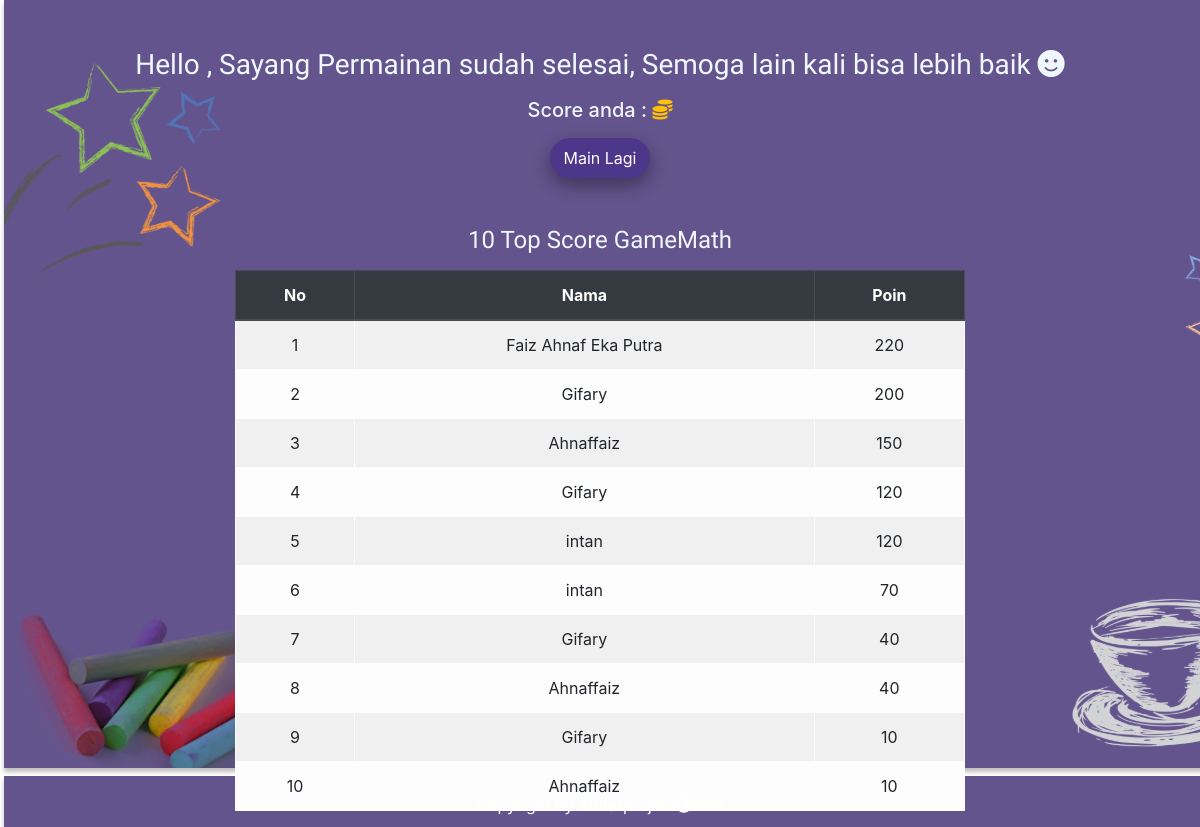
Screenshot of /gameover.php with the database file from the repository.
### tables this page shows
CREATE TABLE `tb_users` (
  `id` int(50) NOT NULL,
  `name` varchar(100) NOT NULL,
  `email` varchar(50) NOT NULL,
  `point` int(100) NOT NULL
);

### gameover.php (the view, shortened to what this page needs)
<?php include 'header.php' ?>
<div class="container my-5 text-center">
    <div class="row">
        <div class="col-12"><h3>Hello <?= $_SESSION["name"] ?>, Sayang Permainan sudah selesai, Semoga lain kali bisa lebih baik <i class="fas fa-smile"></i></h3> </div>
    </div>
    <div class="row mt-2">
        <div class="col-12">
            <h5>Score anda : <i class="fas fa-coins text-warning"> <?= $_SESSION["poin"] ?> </i></h5>
        </div>
    </div>
    <div class="row mt-2">
        <div class="col-12">
            <a href="index.php" class="btn btn-primary">Main Lagi</a>
        </div>
    </div>
    <div class="row mt-5 text-center">
        <div class="col">
            <h4>10 Top Score GameMath</h4>
        </div>
    </div>
    <div class="row text-center mt-2 d-flex justify-content-center">
        <div class="col-8 text-center">
            <table class="table table-bordered table-striped table-light">
                <thead class="thead-dark">
                    <tr>
                        <th scope="col">No</th>
                        <th scope="col">Nama</th>
                        <th scope="col">Poin</th>
                    </tr>
                </thead>
                <tbody>
                    <?php
                        include_once("config.php");
                        $sql_query = "SELECT * FROM `tb_users` ORDER BY `point` DESC LIMIT 10";
                        $sql = mysqli_query($koneksi, $sql_query);
                        while($row = mysqli_fetch_array($sql)) {
                            $no++;
                            echo "
                            <tr>
                                <td>".$no."</td>
                                <td>".$row['name']."</td>
                                <td>".$row['point']."</td>
                            </tr>";
                        }
                    ?>
                </tbody>
            </table>
        </div>
    </div>
</div>
<?php include 'footer.php';     ?>

### header.php (shortened to what this page needs)
<!doctype html>
<html lang="en">
  <head>
    <link rel="stylesheet" href="https://stackpath.bootstrapcdn.com/bootstrap/4.5.0/css/bootstrap.min.css">
    <link rel="stylesheet" href="https://use.fontawesome.com/releases/v5.7.0/css/all.css">
    <link rel="stylesheet" href="style/style.css">
  </head>
  <body>

### footer.php (shortened to what this page needs)
  </body>
  <footer>Copyright by Ahnafproject<i class="fa fa-copyright" aria-hidden="true">2020</i></footer>
</html>

### style/style.css (style rules this page uses)
body { background-image: url("../img/bg.svg"); height: 768px; }
.btn { border-radius: 38px }
.btn-primary { background-color:#4D378B; border: 2px solid #4D378B; box-shadow: 0 8px 16px 0 rgba(0,0,0,0.2), 0 6px 20px 0 rgba(0,0,0,0.19); }
h3,h4 { font-family: 'Chelsea Market', cursive; color: aliceblue; }
h5,p { color: aliceblue; }
footer { position: fixed; left: 0; bottom: 10px; width: 100%; color: white; text-align: center; }

### rows the page displays
tb_users: name "Faiz Ahnaf Eka Putra", point "220"
tb_users: name "Gifary", point "200"
tb_users: name "Ahnaffaiz", point "150"
tb_users: name "Gifary", point "120"
tb_users: name "intan", point "120"
tb_users: name "intan", point "70"
tb_users: name "Gifary", point "40"
tb_users: name "Ahnaffaiz", point "40"
tb_users: name "Gifary", point "10"
tb_users: name "Ahnaffaiz", point "10"
